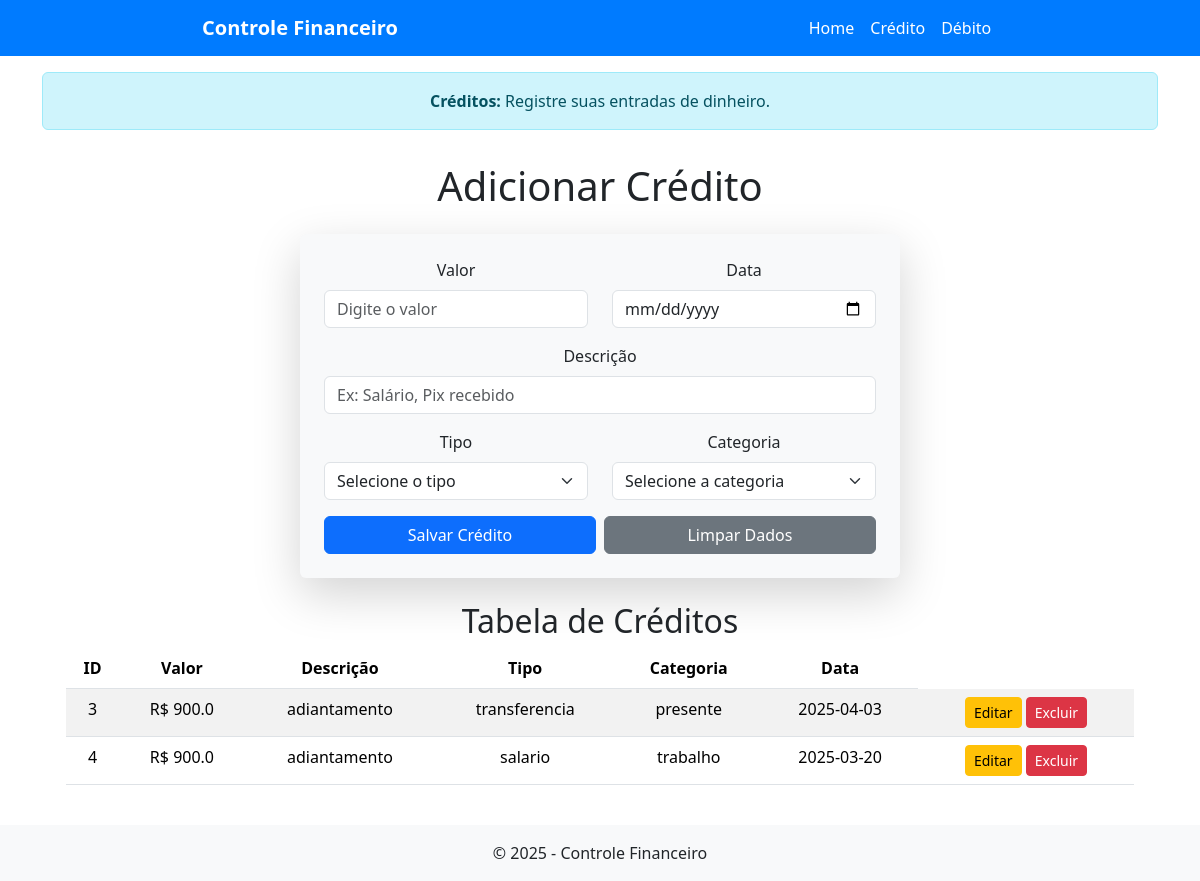
Screenshot of /credito with the database file from the repository.
### tables this page shows
CREATE TABLE creditos (
            id INTEGER PRIMARY KEY AUTOINCREMENT,
            valor REAL NOT NULL,
            descricao TEXT NOT NULL,
            tipo TEXT NOT NULL,
            categoria TEXT NOT NULL,
            data TEXT NOT NULL
        );

### app.py (the view, shortened to what this page needs)
@app.route("/credito", methods=["GET", "POST"])
def credito():
    conaxao = sqlite3.connect("financeiro.db")
    cursor = conaxao.cursor()
    cursor.execute("SELECT * FROM creditos")
    creditos = cursor.fetchall()
    conaxao.close()
    return render_template("credito.html", creditos=creditos)

### templates/credito.html (shortened to what this page needs)
{% extends 'base.html' %}
{% block alert %}
    <div class="container mt-3">
        <div class="alert alert-info text-center" role="alert">
            <strong>Créditos:</strong> Registre suas entradas de dinheiro.
        </div>
    </div>
{% endblock %}
{% block content %}
    <div class="container mt-3">
        <h1 class="mb-4 text-center">Adicionar Crédito</h1>
        <form method="POST" class="p-4 rounded shadow-lg bg-light mx-auto" style="max-width: 600px;" id="creditoForm">
            <div class="row">
                <div class="col-md-6 mb-3">
                    <label for="valor" class="form-label">Valor</label>
                    <input type="number" step="0.01" class="form-control" id="valor" name="valor" placeholder="Digite o valor" required>
                </div>
                <div class="col-md-6 mb-3">
                    <label for="data" class="form-label">Data</label>
                    <input type="date" class="form-control" id="data" name="data" required>
                </div>
            </div>
            <div class="mb-3">
                <label for="descricao" class="form-label">Descrição</label>
                <input type="text" class="form-control" id="descricao" name="descricao" placeholder="Ex: Salário, Pix recebido" required>
            </div>
            <div class="row">
                <div class="col-md-6 mb-3">
                    <label for="tipo" class="form-label">Tipo</label>
                    <select class="form-select" id="tipo" name="tipo" required>
                        <option value="" selected disabled>Selecione o tipo</option>
                    </select>
                </div>
                <div class="col-md-6 mb-3">
                    <label for="categoria" class="form-label">Categoria</label>
                    <select class="form-select" id="categoria" name="categoria" required>
                        <option value="" selected disabled>Selecione a categoria</option>
                    </select>
                </div>
            </div>
            <div class="d-flex gap-2">
                <button type="submit" class="btn btn-primary flex-grow-1">Salvar Crédito</button>
                <button type="reset" class="btn btn-secondary flex-grow-1">Limpar Dados</button>
            </div>
        </form>
        <div class="container mt-4">
            <h2 class="text-center">Tabela de Créditos</h2>
            <table class="table table-striped">
                <thead>
                    <tr>
                        <th>ID</th>
                        <th>Valor</th>
                        <th>Descrição</th>
                        <th>Tipo</th>
                        <th>Categoria</th>
                        <th>Data</th>
                    </tr>
                </thead>
                <tbody>
                    {% for credito in creditos %}
                    <tr>
                        <td>{{ credito[0] }}</td>
                        <td>R$ {{ credito[1] }}</td>
                        <td>{{ credito[2] }}</td>
                        <td>{{ credito[3] }}</td>
                        <td>{{ credito[4] }}</td>
                        <td>{{ credito[5] }}</td>
                        <td>
                            <a href="{{ url_for('editar_credito', id=credito[0]) }}" class="btn btn-warning btn-sm">Editar</a>
                            <a href="{{ url_for('excluir_credito', id=credito[0]) }}" class="btn btn-danger btn-sm">Excluir</a>
                        </td>
                    </tr>
                    {% endfor %}
                </tbody>
            </table>
        </div>
    </div>
{% endblock %}

### rows the page displays
creditos: id "3", valor "900.0", descricao "adiantamento", tipo "transferencia", categoria "presente", data "2025-04-03"
creditos: id "4", valor "900.0", descricao "adiantamento", tipo "salario", categoria "trabalho", data "2025-03-20"
